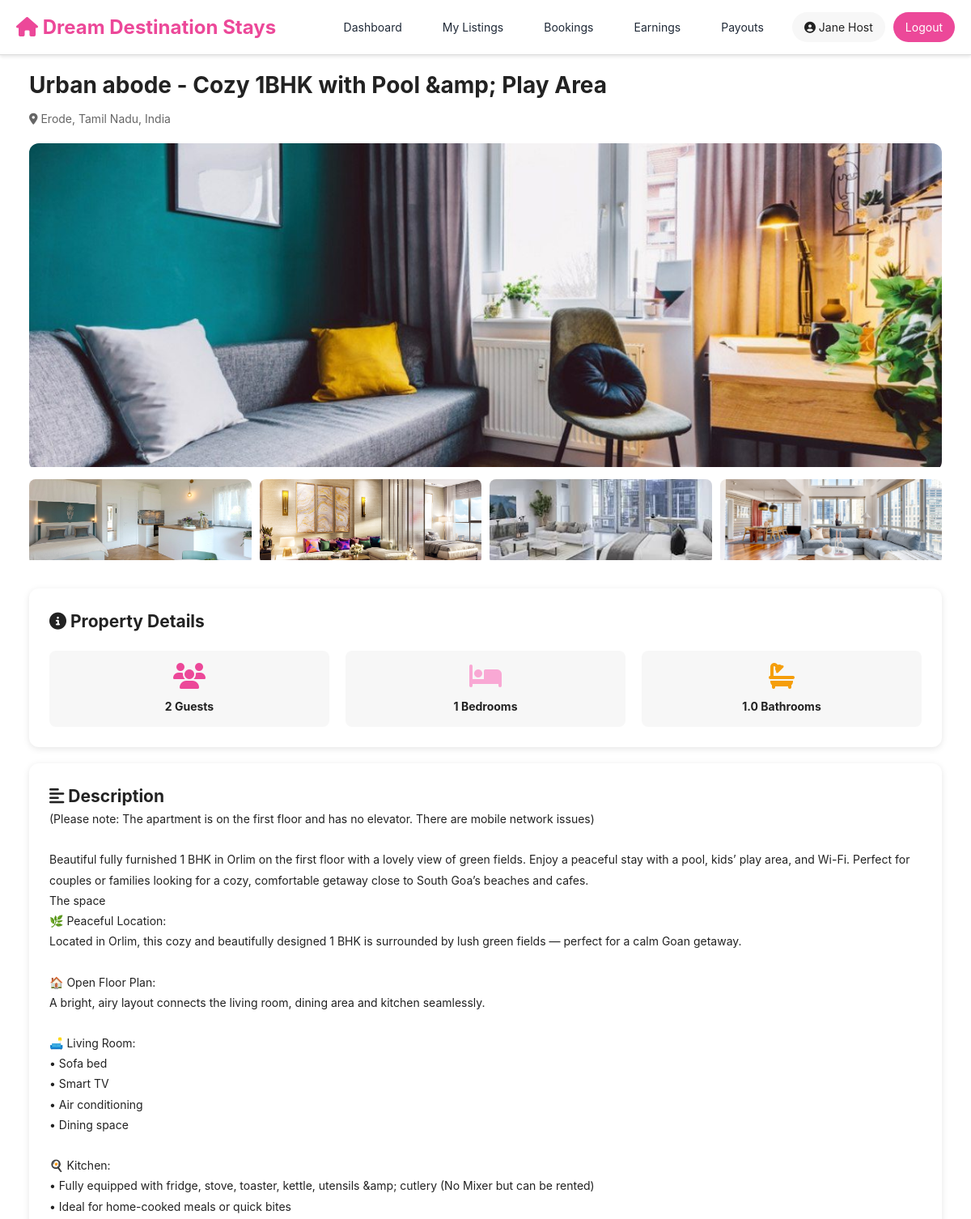
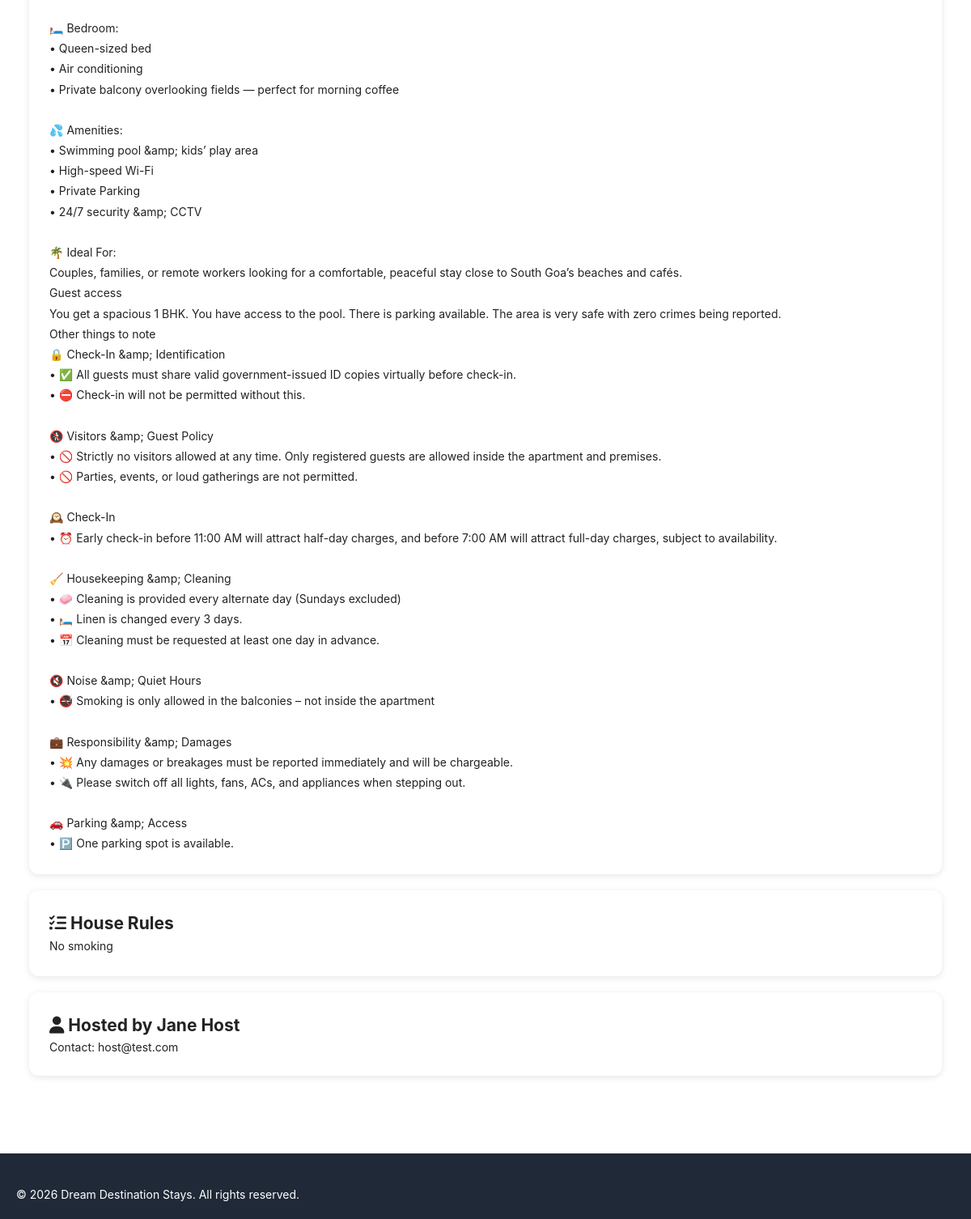
The page /host/listing_details.php?id=4 (signed in) on the database its author committed (2 pictures, top to bottom).
### tables this page shows
CREATE TABLE `listings` (
  `listing_id` int(11) NOT NULL,
  `host_id` int(11) NOT NULL,
  `title` varchar(255) NOT NULL,
  `description` text DEFAULT NULL,
  `property_type` varchar(100) DEFAULT NULL,
  `address` text DEFAULT NULL,
  `city` varchar(100) DEFAULT NULL,
  `state` varchar(100) DEFAULT NULL,
  `country` varchar(100) DEFAULT NULL,
  `zipcode` varchar(20) DEFAULT NULL,
  `price_per_night` decimal(10,2) NOT NULL,
  `cleaning_fee` decimal(10,2) DEFAULT 0.00,
  `service_fee_percent` decimal(5,2) DEFAULT 15.00,
  `max_guests` int(11) DEFAULT 1,
  `bedrooms` int(11) DEFAULT 1,
  `beds` int(11) DEFAULT 1,
  `bathrooms` decimal(3,1) DEFAULT 1.0,
  `house_rules` text DEFAULT NULL,
  `amenities` text DEFAULT NULL,
  `status` enum('active','inactive','suspended') DEFAULT 'active',
  `created_at` timestamp NOT NULL DEFAULT current_timestamp(),
  `updated_at` timestamp NOT NULL DEFAULT current_timestamp() ON UPDATE current_timestamp()
);

CREATE TABLE `listing_photos` (
  `photo_id` int(11) NOT NULL,
  `listing_id` int(11) NOT NULL,
  `photo_url` varchar(500) NOT NULL,
  `is_primary` tinyint(1) DEFAULT 0,
  `display_order` int(11) DEFAULT 0,
  `uploaded_at` timestamp NOT NULL DEFAULT current_timestamp()
);

CREATE TABLE `users` (
  `user_id` int(11) NOT NULL,
  `email` varchar(255) NOT NULL,
  `password_hash` varchar(255) NOT NULL,
  `full_name` varchar(255) NOT NULL,
  `phone` varchar(20) DEFAULT NULL,
  `user_type` enum('guest','host','admin') NOT NULL,
  `status` enum('active','suspended','frozen') DEFAULT 'active',
  `created_at` timestamp NOT NULL DEFAULT current_timestamp(),
  `updated_at` timestamp NOT NULL DEFAULT current_timestamp() ON UPDATE current_timestamp()
);

### host/listing_details.php (the view, shortened to what this page needs)
<?php
$listing_id = $_GET['id'] ?? 0;
try {
    $pdo = getPDOConnection();
    $stmt = $pdo->prepare("
        SELECT l.*, u.full_name as host_name, u.email as host_email,
        (SELECT AVG(rating) FROM reviews r JOIN bookings b ON r.booking_id = b.booking_id WHERE b.listing_id = l.listing_id AND r.review_type = 'guest_to_host') as avg_rating,
        (SELECT COUNT(*) FROM reviews r JOIN bookings b ON r.booking_id = b.booking_id WHERE b.listing_id = l.listing_id AND r.review_type = 'guest_to_host') as review_count
        FROM listings l
        JOIN users u ON l.host_id = u.user_id
        WHERE l.listing_id = ? AND l.status = 'active'
    ");
    $stmt->execute([$listing_id]);
    $listing = $stmt->fetch();
    $stmt = $pdo->prepare("SELECT * FROM listing_photos WHERE listing_id = ? ORDER BY is_primary DESC, display_order ASC");
    $stmt->execute([$listing_id]);
    $photos = $stmt->fetchAll();
} catch (Exception $e) {
      echo '<pre>Exception: ' . $e->getMessage() . '</pre>';
    echo '<pre>File: ' . $e->getFile() . ' Line: ' . $e->getLine() . '</pre>';
    echo '<pre>Trace: ' . $e->getTraceAsString() . '</pre>';
    exit;
    $_SESSION['error_message'] = 'Error loading listing details';
    redirect(SITE_URL . '/guest/browse.php');
}
include '../includes/header.php';
?>
<div class="container">
    <div style="display: flex; justify-content: space-between; align-items: start; margin-bottom: 10px;">
        <h1 style="margin: 0;">
            <?php echo htmlspecialchars($listing['title']); ?>
        </h1>
    </div>
    <p style="color: #666; margin-bottom: 20px;">
        <i class="fas fa-map-marker-alt"></i>
        <?php echo htmlspecialchars($listing['city'] . ', ' . $listing['state'] . ', ' . $listing['country']); ?>
    </p>
    <div class="" style="gap: 30px;">
        <div>
            <div style="margin-bottom: 30px;">
                <?php if (!empty($photos)): ?>
                    <div style="border-radius: 12px; overflow: hidden;">
                        <img src="<?php echo SITE_URL . '/' . htmlspecialchars($photos[0]['photo_url']); ?>"
                             alt="Listing photo"
                             style="width: 100%; height: 400px; object-fit: cover;"
                             onerror="this.src='<?php echo SITE_URL; ?>/assets/images/placeholder.jpg'">
                    </div>
                    <?php if (count($photos) > 1): ?>
                        <div class="grid grid-4" style="gap: 10px; margin-top: 10px;">
                            <?php foreach (array_slice($photos, 1, 4) as $photo): ?>
                                <div style="border-radius: 8px; overflow: hidden;">
                                    <img src="<?php echo SITE_URL . '/' . htmlspecialchars($photo['photo_url']); ?>"
                                         alt="Listing photo"
                                         style="width: 100%; height: 100px; object-fit: cover; cursor: pointer;">
                                </div>
                            <?php endforeach; ?>
                        </div>
                    <?php endif; ?>
                <?php else: ?>
                    <div style="background-color: #f0f0f0; height: 400px; border-radius: 12px; display: flex; align-items: center; justify-content: center;">
                        <i class="fas fa-home" style="font-size: 64px; color: #ccc;"></i>
                    </div>
                <?php endif; ?>
            </div>
            <div class="card">
                <h2><i class="fas fa-info-circle"></i> Property Details</h2>
                <div class="grid grid-3" style="gap: 20px; margin-top: 20px;">
                    <div style="text-align: center; padding: 15px; background-color: var(--light-color); border-radius: 8px;">
                        <i class="fas fa-users" style="font-size: 32px; color: var(--primary-color);"></i>
                        <p style="margin: 10px 0 0 0; font-weight: bold;"><?php echo $listing['max_guests']; ?> Guests</p>
                    </div>
                    <div style="text-align: center; padding: 15px; background-color: var(--light-color); border-radius: 8px;">
                        <i class="fas fa-bed" style="font-size: 32px; color: var(--secondary-color);"></i>
                        <p style="margin: 10px 0 0 0; font-weight: bold;"><?php echo $listing['bedrooms']; ?> Bedrooms</p>
                    </div>
                    <div style="text-align: center; padding: 15px; background-color: var(--light-color); border-radius: 8px;">
                        <i class="fas fa-bath" style="font-size: 32px; color: var(--warning-color);"></i>
                        <p style="margin: 10px 0 0 0; font-weight: bold;"><?php echo $listing['bathrooms']; ?> Bathrooms</p>
                    </div>
                </div>
            </div>
            <div class="card">
                <h2><i class="fas fa-align-left"></i> Description</h2>
                <p style="line-height: 1.8;"><?php echo nl2br(htmlspecialchars($listing['description'])); ?></p>
            </div>
            <?php if ($listing['house_rules']): ?>
                <div class="card">
                    <h2><i class="fas fa-list-check"></i> House Rules</h2>
                    <p style="line-height: 1.8;"><?php echo nl2br(htmlspecialchars($listing['house_rules'])); ?></p>
                </div>
            <?php endif; ?>
            <div class="card">
                <h2><i class="fas fa-user"></i> Hosted by <?php echo htmlspecialchars($listing['host_name']); ?></h2>
                <p>Contact: <?php echo htmlspecialchars($listing['host_email']); ?></p>
            </div>
        </div>
    </div>
</div>
<?php include '../includes/footer.php'; ?>

### assets/css/style.css (style rules this page uses)
* { margin: 0; padding: 0; box-sizing: border-box; }
:root { --primary-color: #FF385C; --secondary-color: #00A699; --dark-color: #222222; --light-color: #F7F7F7; --border-color: #DDDDDD; --success-color: #00A699; --error-color: #C13515; --warning-color: #FFB400; }
body { font-family: 'Segoe UI', Tahoma, Geneva, Verdana, sans-serif; color: var(--dark-color); line-height: 1.6; background-color: #ffffff; }
.container { max-width: 1200px; margin: 0 auto; padding: 0 20px; }
.card { background-color: white; border-radius: 12px; box-shadow: 0 2px 8px rgba(0,0,0,0.1); padding: 25px; margin-bottom: 20px; }
.grid { display: grid; gap: 20px; }
.grid-3 { grid-template-columns: repeat(3, 1fr); }
.grid-4 { grid-template-columns: repeat(4, 1fr); }

### assets/css/airbnb-style.css (style rules this page uses)
:root { --airbnb-red: #FF385C; --airbnb-red-dark: #E31C5F; --airbnb-teal: #00A699; --text-primary: #222222; --text-secondary: #717171; --border-gray: #DDDDDD; --background-gray: #F7F7F7; --black: #000000; --white: #FFFFFF; }
* { margin: 0; padding: 0; box-sizing: border-box; }
body { font-family: 'Circular', -apple-system, BlinkMacSystemFont, 'Segoe UI', Roboto, 'Helvetica Neue', Arial, sans-serif; color: var(--text-primary); line-height: 1.5; background-color: var(--white); }

### assets/css/mobile-style.css (style rules this page uses)
* { margin: 0; padding: 0; box-sizing: border-box; }
:root { --primary-color: #EC4899; --primary-hover: #DB2777; --secondary-color: #F9A8D4; --dark-color: #1F2937; --gray-600: #4B5563; --gray-500: #6B7280; --gray-400: #9CA3AF; --gray-300: #D1D5DB; --gray-200: #E5E7EB; --gray-100: #F3F4F6; --gray-50: #F9FAFB; --success-color: #10B981; --error-color: #EF4444; --warning-color: #F59E0B; }
body { font-family: -apple-system, BlinkMacSystemFont, 'Segoe UI', 'Roboto', 'Helvetica', 'Arial', sans-serif; color: var(--dark-color); line-height: 1.6; background-color: var(--gray-50); font-size: 14px; }
.container { max-width: 1200px; margin: 0 auto; }

### assets/css/responsive.css (style rules this page uses)
:root { --mobile-padding: 16px; --tablet-padding: 24px; --desktop-padding: 40px; }

### rows shown on the page
listings: title "Urban abode - Cozy 1BHK with Pool &amp; Play Area", city+state+country "Erode, Tamil Nadu, India", max_guests "2", bedrooms "1", bathrooms "1.0", description "(Please note: The apartment is on the first floor and has no elevator. There are mobile network issues) Beautiful fully furnished 1 BHK in Orlim on the first floor with a lovely view of green fields. Enjoy a peaceful stay with a pool, kids’ play area, and Wi-Fi. Perfect for couples or families looking for a cozy, comfortable getaway close to South Goa’s beaches and cafes. The space 🌿 Peaceful Location: Located in Orlim, this cozy and beautifully designed 1 BHK is surrounded by lush green fields — perfect for a calm Goan getaway. 🏠 Open Floor Plan: A bright, airy layout connects the living room, dining area and kitchen seamlessly. 🛋️ Living Room: • Sofa bed • Smart TV • Air conditioning •…", house_rules "No smoking", host.full_name "Jane Host", host.email "host@test.com"
listing_photos: photo_url (picture)
listing_photos: photo_url (picture)
listing_photos: photo_url (picture)
listing_photos: photo_url (picture)
listing_photos: photo_url (picture)

### other values the page prints
SITE_NAME "Dream Destination Stays"
$_SESSION['full_name'] "Jane Host"
